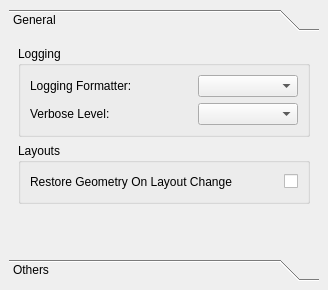
<?xml version="1.0" encoding="UTF-8"?>
<ui version="4.0">
 <class>Preferences_Manager_DockWidget</class>
 <widget class="QDockWidget" name="Preferences_Manager_DockWidget">
  <property name="windowTitle">
   <string>Preferences Manager</string>
  </property>
  <widget class="QWidget" name="Preferences_Manager_dockWidgetContents">
   <layout class="QGridLayout" name="Preferences_Manager_dockWidgetContents_gridLayout">
    <item row="0" column="0">
     <widget class="QToolBox" name="Preferences_Manager_toolBox">
      <property name="minimumSize">
       <size>
        <width>310</width>
        <height>0</height>
       </size>
      </property>
      <property name="currentIndex">
       <number>0</number>
      </property>
      <widget class="QWidget" name="General_Preferences_page">
       <property name="geometry">
        <rect>
         <x>0</x>
         <y>0</y>
         <width>365</width>
         <height>218</height>
        </rect>
       </property>
       <attribute name="label">
        <string>General</string>
       </attribute>
       <layout class="QGridLayout" name="General_Preferences_page_gridLayout">
        <item row="3" column="0">
         <spacer name="General_Preferences_verticalSpacer">
          <property name="orientation">
           <enum>Qt::Vertical</enum>
          </property>
          <property name="sizeHint" stdset="0">
           <size>
            <width>20</width>
            <height>40</height>
           </size>
          </property>
         </spacer>
        </item>
        <item row="1" column="0">
         <widget class="QGroupBox" name="Logging_Settings_groupBox">
          <property name="title">
           <string>Logging</string>
          </property>
          <layout class="QGridLayout" name="Log_Settings_groupBox_gridLayout">
           <item row="1" column="0">
            <layout class="QHBoxLayout" name="Verbosity_horizontalLayout">
             <item>
              <widget class="QLabel" name="Verbose_Level_label">
               <property name="text">
                <string>Verbose Level:</string>
               </property>
              </widget>
             </item>
             <item>
              <spacer name="Logging_Settings_horizontalSpacer">
               <property name="orientation">
                <enum>Qt::Horizontal</enum>
               </property>
               <property name="sizeHint" stdset="0">
                <size>
                 <width>40</width>
                 <height>20</height>
                </size>
               </property>
              </spacer>
             </item>
             <item>
              <widget class="QComboBox" name="Verbose_Level_comboBox">
               <property name="minimumSize">
                <size>
                 <width>100</width>
                 <height>0</height>
                </size>
               </property>
               <property name="statusTip">
                <string>Verbose Level Combo Box: Defines Application Verbose Level: Each Option Encompasses The Ones Over It In The List.</string>
               </property>
              </widget>
             </item>
            </layout>
           </item>
           <item row="0" column="0">
            <layout class="QHBoxLayout" name="Formatter_horizontalLayout">
             <item>
              <widget class="QLabel" name="Logging_Formatter_label">
               <property name="text">
                <string>Logging Formatter:</string>
               </property>
              </widget>
             </item>
             <item>
              <spacer name="Logging_Formatter_horizontalSpacer">
               <property name="orientation">
                <enum>Qt::Horizontal</enum>
               </property>
               <property name="sizeHint" stdset="0">
                <size>
                 <width>40</width>
                 <height>20</height>
                </size>
               </property>
              </spacer>
             </item>
             <item>
              <widget class="QComboBox" name="Logging_Formatters_comboBox">
               <property name="minimumSize">
                <size>
                 <width>100</width>
                 <height>0</height>
                </size>
               </property>
               <property name="statusTip">
                <string>Logging Formatter Combo Box: Defines The Logging Formatter.</string>
               </property>
              </widget>
             </item>
            </layout>
           </item>
          </layout>
         </widget>
        </item>
        <item row="2" column="0">
         <widget class="QGroupBox" name="Layouts_groupBox">
          <property name="title">
           <string>Layouts</string>
          </property>
          <layout class="QGridLayout" name="Layouts_groupBox_gridLayout">
           <item row="0" column="0">
            <layout class="QHBoxLayout" name="Restore_Geometry_On_Layout_Change_horizontalLayout">
             <item>
              <widget class="QLabel" name="Restore_Geometry_On_Layout_Change_label">
               <property name="text">
                <string>Restore Geometry On Layout Change</string>
               </property>
              </widget>
             </item>
             <item>
              <spacer name="Restore_Geometry_On_Layout_Change_horizontalSpacer">
               <property name="orientation">
                <enum>Qt::Horizontal</enum>
               </property>
               <property name="sizeHint" stdset="0">
                <size>
                 <width>40</width>
                 <height>20</height>
                </size>
               </property>
              </spacer>
             </item>
             <item>
              <widget class="QCheckBox" name="Restore_Geometry_On_Layout_Change_checkBox">
               <property name="statusTip">
                <string>Restore Geometry On Layout Change Check Box: Application Window Size And Placement Are Also Restored When Changing Application Layout.</string>
               </property>
               <property name="layoutDirection">
                <enum>Qt::RightToLeft</enum>
               </property>
              </widget>
             </item>
            </layout>
           </item>
          </layout>
         </widget>
        </item>
       </layout>
      </widget>
      <widget class="QWidget" name="Others_Preferences_page">
       <property name="geometry">
        <rect>
         <x>0</x>
         <y>0</y>
         <width>365</width>
         <height>218</height>
        </rect>
       </property>
       <attribute name="label">
        <string>Others</string>
       </attribute>
       <layout class="QGridLayout" name="Others_Preferences_page_gridLayout">
        <item row="0" column="0">
         <layout class="QGridLayout" name="Others_Preferences_gridLayout"/>
        </item>
        <item row="1" column="0">
         <spacer name="Others_Preferences_page_verticalSpacer">
          <property name="orientation">
           <enum>Qt::Vertical</enum>
          </property>
          <property name="sizeHint" stdset="0">
           <size>
            <width>20</width>
            <height>40</height>
           </size>
          </property>
         </spacer>
        </item>
       </layout>
      </widget>
     </widget>
    </item>
   </layout>
  </widget>
 </widget>
 <resources/>
 <connections/>
</ui>
